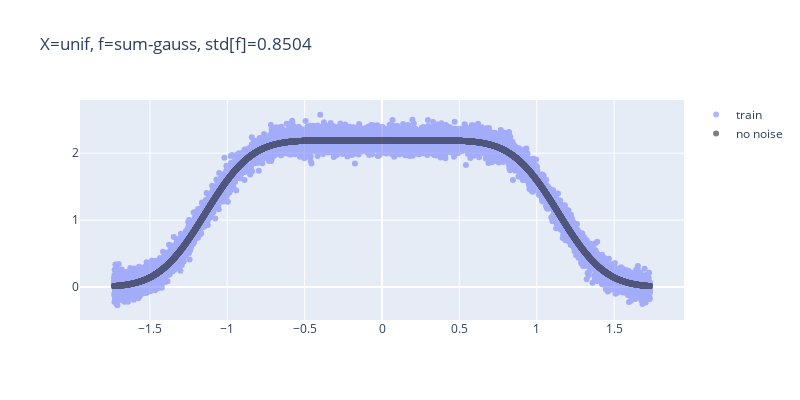

The notebook cell this image was saved under:
### Code cell
fig = go.Figure(data=[
    trace_Xy(X_train, y_train, name='train'),
    # trace_Xy(X_test, y_test, name='test'),
    trace_Xy(X_no_noise, y_no_noise, name='no noise', color='black'),
])
fig.update_layout(
    title=f'X={X_name}, f={f_name}, std[f]={np.std(y_train):.4f}', #, hnorm[f]={hnorm(k):.4f}',
    height=400,
    width=800,
)
fig.show()
# save fig
if save: fig.write_image(f"figures/{filename}_function.png")

### Figure 1 — Plotly figure (JSON) as saved in the notebook; plotly's stock layout.template omitted (floating-point values rounded to 4 significant figures; data arrays with more than 128 entries replaced by an {"elided": "..."} marker saying what was removed)
{"data": [{"mode": "markers", "name": "train", "opacity": 0.5, "type": "scatter", "x": {"elided": "8192 float values"}, "y": {"elided": "8192 float values"}}, {"marker": {"color": "black"}, "mode": "markers", "name": "no noise", "opacity": 0.5, "type": "scatter", "x": {"elided": "8192 float values"}, "y": {"elided": "8192 float values"}}], "layout": {"height": 400, "title": {"text": "X=unif, f=sum-gauss, std[f]=0.8504"}, "width": 800}}
